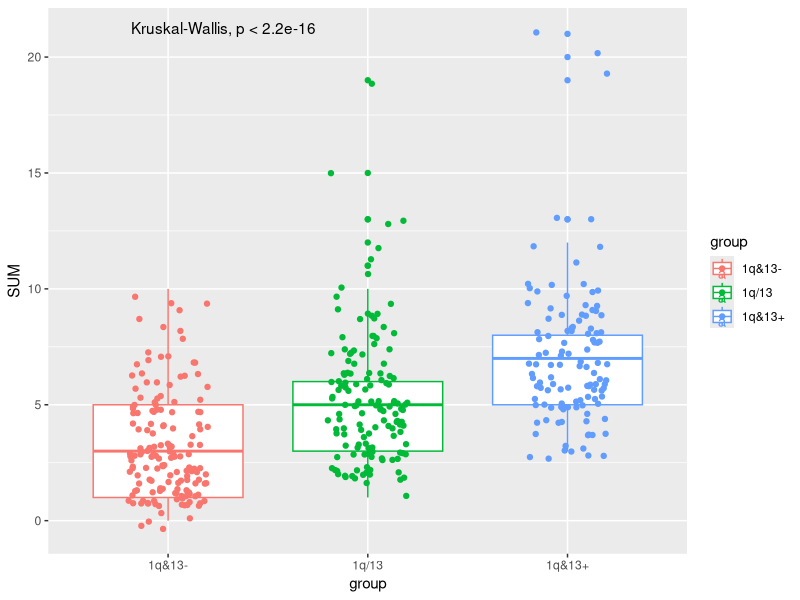
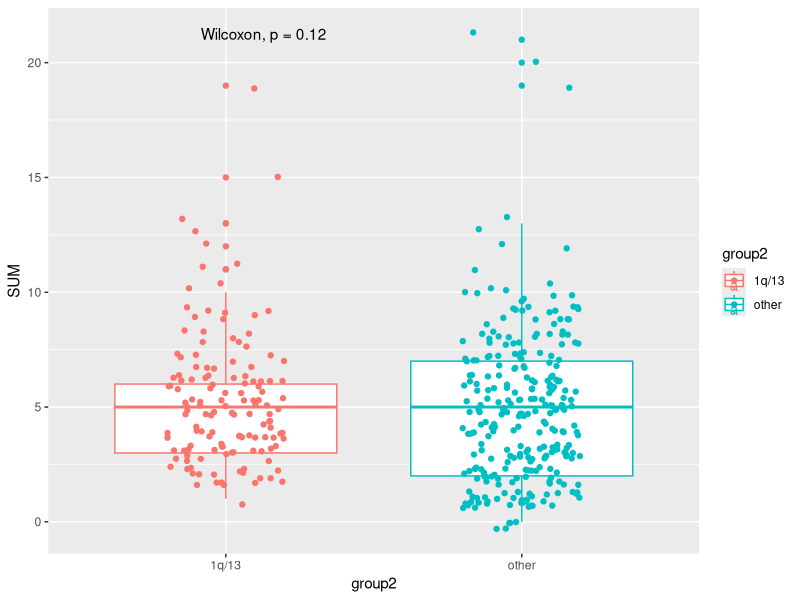
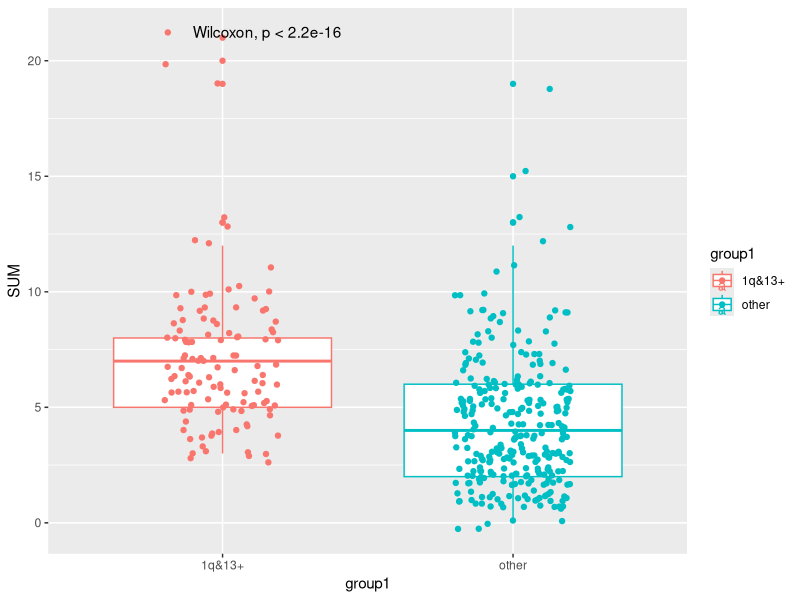
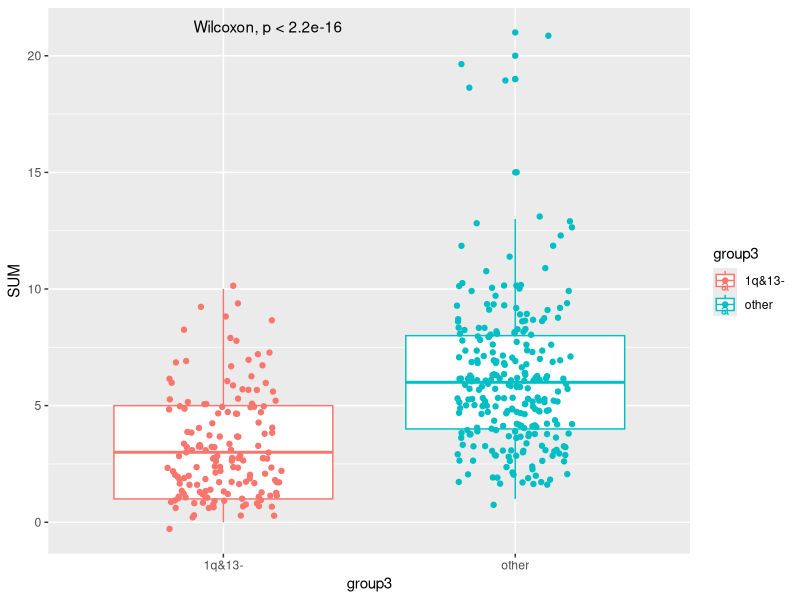
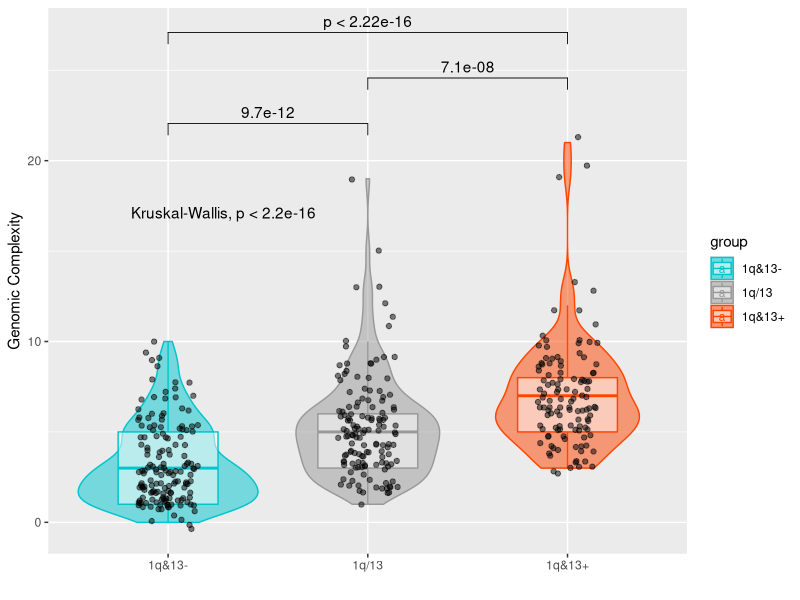
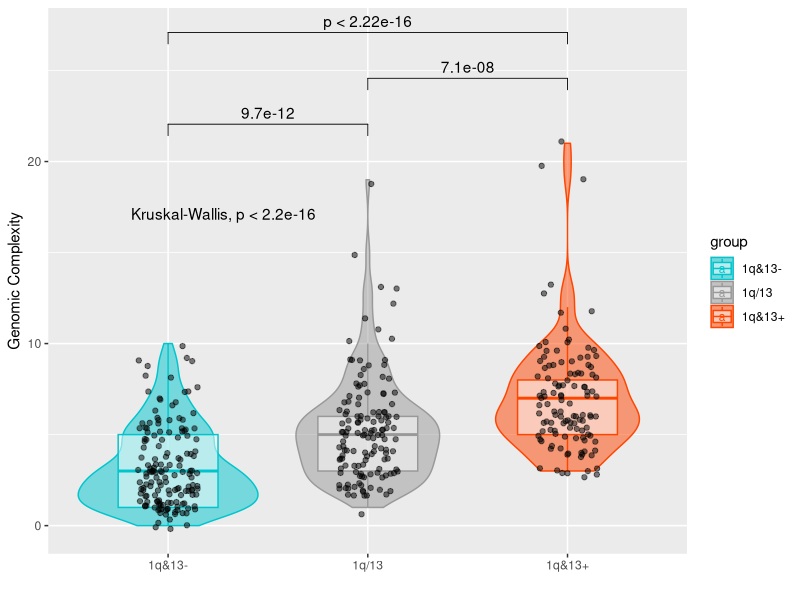

Reproduce these figures in R, in order.
library(tidyverse)
library(data.table)
library(ggpubr)


import<-fread("results/complete_database_BO_1q_13.txt")

rownames(import) <- import$SNP_FILE_NAME %>% str_replace(" ", "_")
import <- rownames_to_column(import, "sample")

# select only relevant variables to associate
names(import)
data<-import %>% select(ID, contains("maj_broad"), contains("maj_focal"), contains("maj_call"), HyperDiploidy, matches("^t_"))
names(data)

#____ Build CALLS for traslocations ______


data$t_others <- data$t_14_16 + data$t_14_20 + data$t_6_14
data$t_IgH <- ifelse(data$t_11_14 == 1 | data$t_4_14 == 1 | data$t_others == 1, 1,0 )


#____ KEEP ONLY UNIQUE/RELVANT CALLS____ 

# unique calls
data <- data %>% select( -c(AMP_maj_broad_chr_1q, 
                            AMP_maj_broad_chr_8q, 
                            DEL_maj_broad_chr_17p, 
                            DEL_maj_broad_chr_13q, 
                            DEL_maj_broad_chr_14q, 
                            DEL_maj_broad_chr_1p,
                            DEL_maj_broad_chr_16q, 
                            contains("maj_focal"),
                            t_14_16,
                            t_6_14,
                            t_14_20
))

names(data)

# exclude calls from HyperDiploid chromosomes and single translocations for MDS dataset creation 
data <- data %>% select( -c(AMP_maj_broad_chr_3p, 
                            AMP_maj_broad_chr_3q, 
                            AMP_maj_broad_chr_5p, 
                            AMP_maj_broad_chr_5q, 
                            AMP_maj_broad_chr_7p, 
                            AMP_maj_broad_chr_7q,
                            AMP_maj_broad_chr_9p, 
                            AMP_maj_broad_chr_9q,
                            AMP_maj_broad_chr_11p, 
                            AMP_maj_broad_chr_11q,
                            AMP_maj_broad_chr_15q,
                            AMP_maj_broad_chr_19p,
                            AMP_maj_broad_chr_19q,
                            AMP_maj_broad_chr_21q,
                            t_4_14,
                            t_11_14,
                            t_others
))

# renaming calls column
names(data) <- names(data) %>% str_replace("maj_broad_chr_|maj_call_chr_","")
names(data)




# filter data for missing data (missing traslocation from AMB or Bo2005 protocols)


missing_T <- is.na(import$t_11_14) + is.na(import$t_4_14) + is.na(import$t_6_14) + is.na(import$t_14_16) + is.na(import$t_14_20)
table(missing_T)
import$missing_T <- missing_T

df.2<- filter(data, !is.na(t_IgH))

df.2 <- mutate(df.2, SUM=rowSums(df.2[,-1]))


df.2$group <- ifelse( df.2$AMP_1q == 1 & df.2$DEL_13q ==1, "1q&13+",
                      ifelse(df.2$AMP_1q == 1 | df.2$DEL_13q ==1, "1q/13", "1q&13-") ) 

df.2$group %>% table
df.2$SUM

df.2$SUM %>% summary

  
  
kruskal.test(df.2$group, df.2$SUM)

GC_plus <- df.2 %>% filter(group=="1q&13+") %>% .$SUM
GC_plus_other <- df.2 %>% filter(group != "1q&13+") %>% .$SUM

df.2$group1 <- ifelse(df.2$group == "1q&13+", "1q&13+","other")
kruskal.test(df.2$group1, df.2$SUM)

df.2$group2 <- ifelse(df.2$group == "1q/13", "1q/13","other")
kruskal.test(df.2$group2, df.2$SUM)

df.2$group3 <- ifelse(df.2$group == "1q&13-", "1q&13-","other")
kruskal.test(df.2$group3, df.2$SUM)



df.2$group <- df.2$group %>% factor(levels = c("1q&13-","1q/13","1q&13+"))

df.2 %>% ggplot(aes(group, SUM, colour=group)) +
  geom_boxplot() +
  geom_jitter(width = 0.2) +
  ggpubr::stat_compare_means()


df.2 %>% ggplot(aes(group2, SUM, colour=group2)) +
  geom_boxplot() +
  geom_jitter(width = 0.2) +
  ggpubr::stat_compare_means()


df.2 %>% ggplot(aes(group1, SUM, colour=group1)) +
  geom_boxplot() +
  geom_jitter(width = 0.2) +
  ggpubr::stat_compare_means()

df.2 %>% ggplot(aes(group3, SUM, colour=group3)) +
  geom_boxplot() +
  geom_jitter(width = 0.2) +
  ggpubr::stat_compare_means()


#________ def plots _____ paper

my_comparisons <- list( c("1q&13-", "1q/13"), 
                        c("1q/13", "1q&13+"), 
                        c("1q&13-", "1q&13+") )


df.2 %>% ggplot(aes(group, SUM)) +
  geom_violin(aes(fill=group, colour=group), alpha=0.5) +   
  geom_boxplot(aes( colour=group), alpha=0.5, width=0.5, outlier.shape = NA) +
  geom_jitter(width = 0.15, alpha=0.5) + 
  stat_summary(geom="text", fun =summary,
               aes(label=sprintf("%1.2f", ..y..), color=group),
               position=position_nudge(x= 0.45), size=3) +
  stat_compare_means(comparisons = my_comparisons)+ 
  stat_compare_means(label.y.npc =0.8, label.x.npc = 0) + 
  xlab("") + ylab("Genomic Complexity") +
  # custom colors
  scale_fill_manual(values=c("turquoise3", "grey60", "orangered")) +
  scale_color_manual(values=c("turquoise3", "grey60", "orangered")) 


dir.create("plots/Genomic_complexity")

ggsave(filename = "plots/Genomic_complexity/genomic_complexity_in_MMriskGroups.pdf", 
       units = "in", dpi = 300, width = 9, height = 8)


df.2 %>% group_by(group) %>% summarize(mean_complexity=mean(SUM), 
                                       CI_lower=SUM %>% gmodels::ci() %>% .[2],
                                       CI_upper=SUM %>% gmodels::ci() %>% .[3])

                                       
